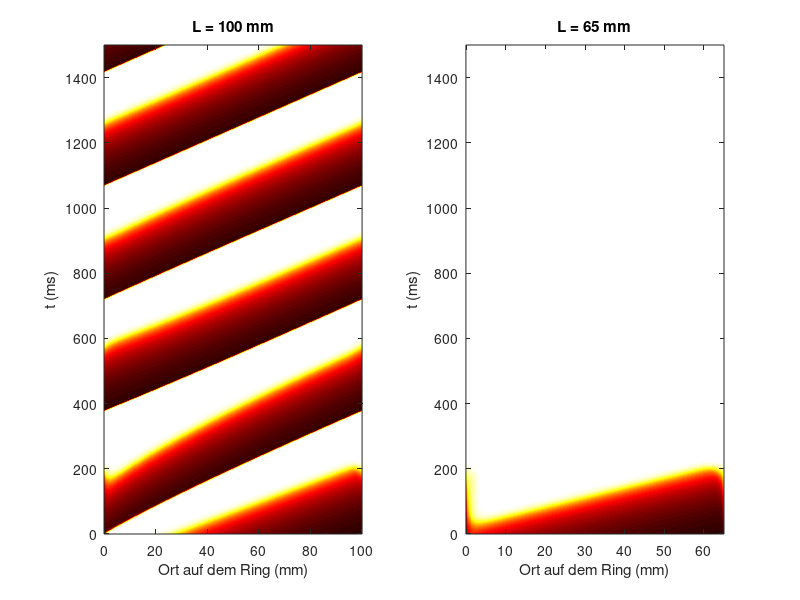

MATLAB code for this plot:
% Abb. 5.4: Kreisende Erregung auf einem Ring (Buch, Abschnitt 5.3, Gl. 5.2)
% Anfangszustand: Stück der Länge L hinter der Front einer am Ende gereizten Faser; L = 100 mm kreist, L = 65 mm erlischt
% (c) 2026 Philipp Kügler · Programm zum Buch „Dynamische Systeme in den Lebenswissenschaften“ · MIT-Lizenz (siehe LICENSE)
tin = 0.3; tout = 6; topen = 100; tclose = 115; vgate = 0.13;   % Parameter in ms
D = 0.1; dx = 0.2; dt = 0.02;                                   % mm^2/ms, mm, ms
% lange Faser (250 mm) links reizen, bis die Front (v > 0.5) bei 200 mm liegt
N = round(250 / dx) + 1; x = dx * (0:N-1); vF = zeros(1, N); hF = ones(1, N); n = 0;
while ~any(vF > 0.5) || max(x(vF > 0.5)) < 200
    lap = [vF(2) - vF(1), vF(3:end) - 2 * vF(2:end-1) + vF(1:end-2), vF(end-1) - vF(end)];
    dv = hF .* vF.^2 .* (1 - vF) / tin - vF / tout + D * lap / dx^2;
    dh = (vF < vgate) .* (1 - hF) / topen - (vF >= vgate) .* hF / tclose;
    vF = vF + dt * dv; hF = hF + dt * dh;
    if n * dt < 2, vF(x <= 1) = vF(x <= 1) + dt * 0.2; end       % Reiz J = 0.2 für 2 ms
    n = n + 1;
end
iF = find(vF > 0.5, 1, 'last');
% Ringe: Länge, Rechenzeit, Bild ja/nein
faelle = [100 1500 1; 65 1500 1; 66 800 0; 67 800 0; 68 800 0; 69 800 0; 70 800 0];
for f = 1:size(faelle, 1)
    L = faelle(f, 1); T = faelle(f, 2); M = round(L / dx);
    v = vF(iF-M+1:iF); h = hF(iF-M+1:iF);
    K = round(T / dt); bild = zeros(K / 10, M); akt = []; oben = false; mitte = floor(M / 2) + 1;
    for k = 0:K-1
        if faelle(f, 3) && mod(k, 10) == 0, bild(k / 10 + 1, :) = v; end
        lap = [v(end), v(1:end-1)] - 2 * v + [v(2:end), v(1)];   % Ring: Nachbarn zyklisch
        dv = h .* v.^2 .* (1 - v) / tin - v / tout + D * lap / dx^2;
        dh = (v < vgate) .* (1 - h) / topen - (v >= vgate) .* h / tclose;
        v = v + dt * dv; h = h + dt * dh;
        if v(mitte) > 0.5 && ~oben, akt(end + 1) = (k + 1) * dt; oben = true; end
        if v(mitte) < 0.1, oben = false; end
    end
    if max(v) > 0.5, txt = 'kreist'; else, txt = 'erlischt'; end
    if faelle(f, 3)
        fprintf('L = %d mm: Umlaufzeiten [%s] ms, die Erregung %s\n', L, strtrim(sprintf(' %.1f', diff(akt))), txt);
        subplot(1, 2, f);
        imagesc([0 L], [0 T], bild); axis xy; colormap(flipud(hot)); caxis([0 1]);
        title(sprintf('L = %d mm', L)); xlabel('Ort auf dem Ring (mm)'); ylabel('t (ms)');
    else
        fprintf('L = %d mm: %s\n', L, txt);
    end
end
